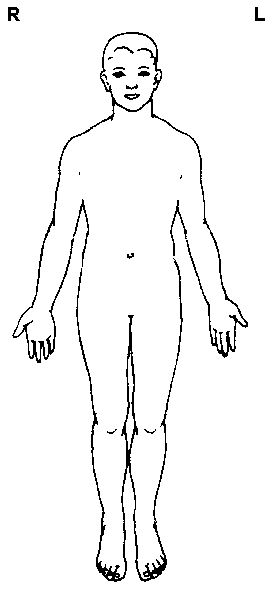
%> input picture front.bmp, 272 x 600 px
$ octave --eval "result = muscleman;"   (GNU Octave 9; MATLAB toolbox functions it lacks are replaced by stand-ins)
%> lines starting %> are read from the running program, lines starting %| are printed output that depends on the picture
function [width height] = muscleman(varargin)
% [width height] = muscleman(struct, datafield, legendtext, musclestruct)
%
% Displays a body containg on both side 7 muscles. The color of the muscle reprecents a
% measured value.
%
%   input:
%       Struct is a struct containing cells with the folowing struct:
%           r.metingen.muscle{idx}.
%           name: {1x.. cell}   contains predefined name
%           side: {1x.. cell}   contains the side either left or right
%           data: {1x.. cell}   contains scaled value possible 1 ... 7
%
%       datafield:    holds the name of the field containing scaled values
%       legendtext:   is a cell array containg names for the scale steps legend
%       musclestruct: contains musclename, key and position to fill area
%
%   output:
%       width:        is the image width
%       height:       is the image height
%
% (c) UMC Nijmegen, by Hans Tuinenga
% $Revision: 1.11 $ $Date: 2010/02/15 10:49:02 $

%% set variables
if nargin == 2
    struct = varargin{1};
    datafield = varargin{2};
elseif nargin == 4
    struct = varargin{1};
    datafield = varargin{2};
    legendvals = varargin{3};
    musclestruct = varargin{4};
end

%% Load picture with the right colormap and aspect ratio
[pict, map]= imread('front.bmp');
%> pict: size 600x272 logical; 3.7% white in thin lines or dots
%> map = [1 1 1; 0 0 0]
[pict2, map]= imread('back.bmp');
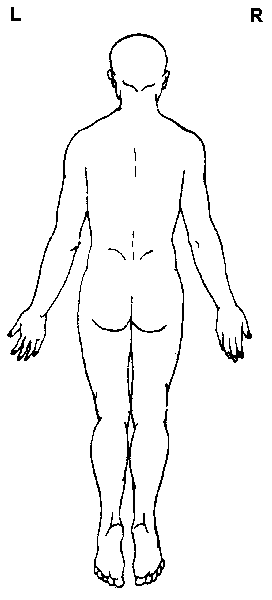
%> input picture back.bmp, 272 x 600 px
%> pict2: size 600x272 logical; 3.6% white in thin lines or dots
pict=[pict pict2];
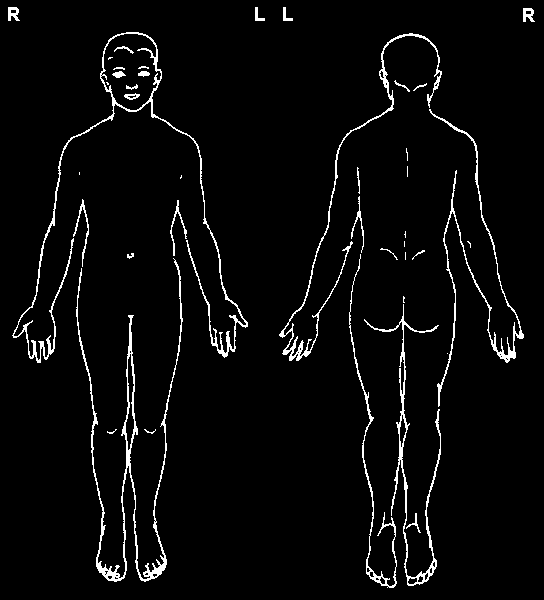
%> pict: size 600x544 logical; 3.7% white in thin lines or dots
imagesc(pict)
colormap(map);
daspect([1 1 1]);
width = size(pict,2);
%> width = 544
height = size(pict,1);
%> height = 600
%> (the run ends here)
